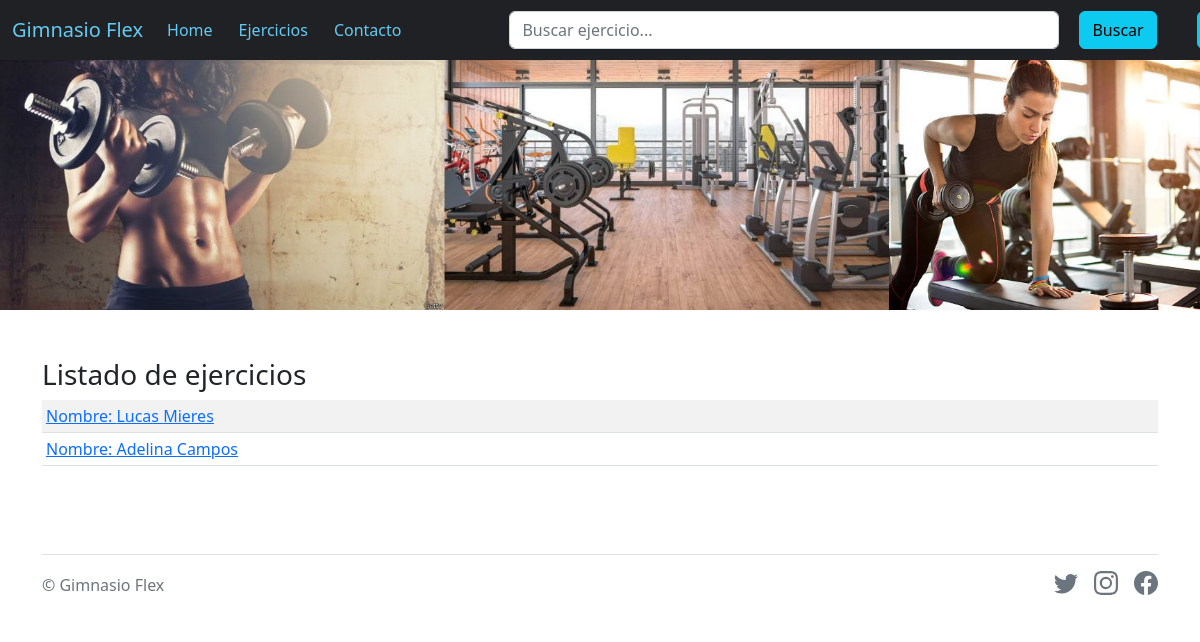
Screenshot of /modificar-nombre/ver-perfil/ with the database file from the repository.
### blog_recetas/models.py (models this page shows, shortened)
class Persona(models.Model):
    nombre = models.CharField(max_length = 50)
    apellido = models.CharField(max_length = 50)
    edad = models.IntegerField()
    sexo = models.CharField(max_length = 50)
    dni = models.IntegerField()
    telefono = models.IntegerField()
    descripcion = models.CharField(max_length = 500)

### blog_recetas/views.py (the view)
# urls.py: path('ver-perfil/', Persona_LV.as_view(), name='Ver_perfil'),
class Persona_LV(ListView):
    model= Persona
    template_name= "ver_perfil.html"

### blog_recetas/templates/ver_perfil.html (shortened to what this page needs)
{% extends "index.html" %}
{% load static %}
{% block bloque1 %}
    <div class="table-responsive">
        <h3>Listado de ejercicios</h3>
        <table class="table table-striped table-sm">
            {% for persona in object_list %}
                <tr>
                    <td>
                        <a href="{% url 'Ver_persona_detalle' persona.id %}">
                            Nombre: {{persona.nombre}} {{persona.apellido}}
                        </a>
                    </td>
                </tr>
            {% endfor %}
        </table>
    </div>
{% endblock bloque1 %}

### rows the page displays
Persona: nombre "Lucas", apellido "Mieres"
Persona: nombre "Adelina", apellido "Campos"
